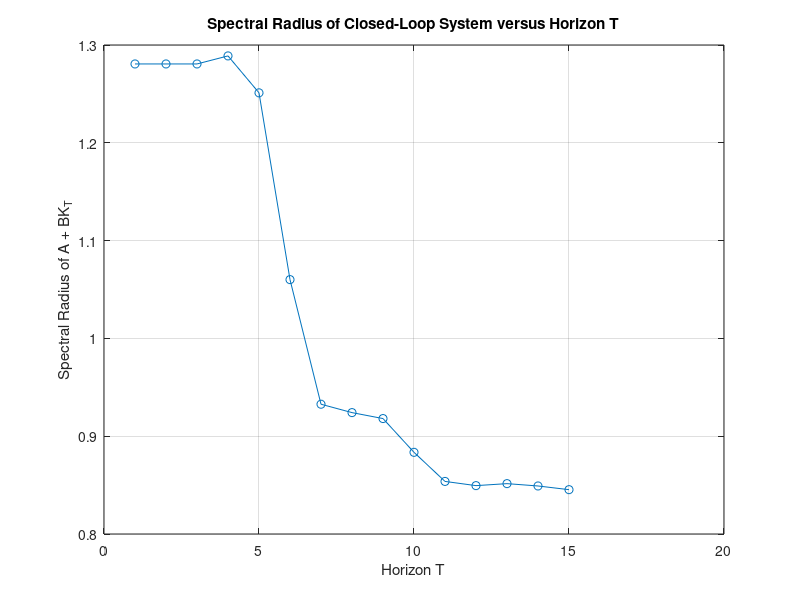

This figure's MATLAB source:
A = [1 0.4 0 0;
    -0.6 1 0.4 0;
     0 0.4 1 -0.6;
     0 0 0.4 1];

B = [1; 0; 0; 0];

C = [0 0 0 1];

Q = C' * C;
R = 1;

maxT = 15;
spectralRadii = zeros(maxT, 1);

for T = 1:maxT
    P = cell(T + 1, 1);
    K = cell(T, 1);
   
    P{T+1} = Q;
    
    for i = T:-1:1
        P_next = P{i+1};
        K{i} = -(R + B' * P_next * B) \ (B' * P_next * A);
        P{i} = Q + A' * P_next * (A + B * K{i});
    end
    
    K_T = K{1};
    
    A_cl = A + B * K_T;
    eigenvalues = eig(A_cl);
    spectralRadii(T) = max(abs(eigenvalues));
end

figure;
plot(1:maxT, spectralRadii, '-o');
xlabel('Horizon T');
ylabel('Spectral Radius of A + BK_T');
title('Spectral Radius of Closed-Loop System versus Horizon T');
grid on;